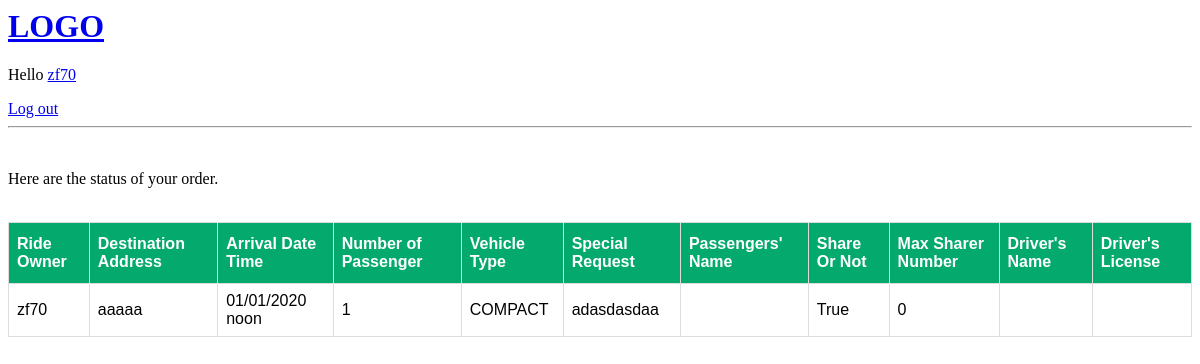
/user/owner/history/ (signed in), run on the app's committed database.
### user/models.py (models this page shows, shortened)
class Owner(models.Model):
    owner = models.ForeignKey(User, on_delete=models.CASCADE)
    Destination_Address = models.CharField(max_length=100)
    Arrival_Date_Time = models.DateTimeField(help_text='Format: 2020-01-01 12:00')
    Number_of_Passenger = models.PositiveIntegerField(default=1)
    Vehicle_Type = models.CharField(max_length=20, choices=TYPE_CHOICES, default='--')
    Special_Request = models.CharField(max_length=400, blank=True)
    Share_Or_Not = models.BooleanField()
    Max_Share_Num = models.PositiveIntegerField(help_text='If you do not want to share please choose 0', default=0)
    Status = models.CharField(default='Ongoing', max_length=20)
    Sharers_Name = models.CharField(default='', max_length=50, blank=True)
    Driver_Name = models.CharField(default='', max_length=50, blank=True)
    Driver_License = models.CharField(default='', max_length=50, blank=True)

### user/views.py (the view)
# urls.py: path('owner/history/', OwnerListView.as_view(), name='OwnerListView'),
class OwnerListView(ListView):
    template_name = 'user/owner_list.html'
    def get_queryset(self):
        return Owner.objects.filter(owner=self.request.user).order_by('Arrival_Date_Time')

### user/templates/user/owner_list.html (shortened to what this page needs)
{%extends 'main.html'%}
{% load mathfilters %}
{%block content%}
<br>
    <p>
        Here are the status of your order.
    </p>
<br>
<table id="customers">
    <thead>
    <tr>
        <th>Ride Owner</th>
        <th>Destination Address</th>
        <th>Arrival Date Time</th>
        <th>Number of Passenger</th>
        <th>Vehicle Type</th>
        <th>Special Request</th>
        <th>Passengers' Name</th>
        <th>Share Or Not</th>
        <th>Max Sharer Number</th>
        <th>Driver's Name</th>
        <th>Driver's License</th>
    </tr>
    </thead>
    <tbody>
    {% for ride in object_list %}
    <tr>
    <td>{{ ride.owner.username }}</td>
    <td>{{ ride.Destination_Address }}</td>
    <td>{{ ride.Arrival_Date_Time|date:"m/d/Y P" }}</td>
    <td>{{ ride.Number_of_Passenger }}</td>
    <td>{{ ride.Vehicle_Type }}</td>
    <td>{{ ride.Special_Request }}</td>
    <td>{{ ride.Sharers_Name }}</td>
    <td>{{ ride.Share_Or_Not }}</td>
    <td>{{ ride.Max_Share_Num }}</td>
    <td>{{ ride.Driver_Name }}</td>
    <td>{{ ride.Driver_License }}</td>
    </tr>
    {% endfor %}
    </tbody>
</table>
{% endblock %}

### templates/navBar.html
<a href="/">
    <h1>LOGO</h1>
</a>
{% if request.user.is_authenticated %}
<p>Hello <a href="{% url 'UserHome' %}">{{request.user}}</a></p>
<a href="{% url 'logout' %}">Log out</a>
{% else %}
<a href="{%url 'login'%}">Log in</a>
{% endif %}
<hr>

### user/templates/user/owner_list.html (style rules this page uses)
#customers { font-family: Arial, Helvetica, sans-serif; border-collapse: collapse; width: 100%; }
#customers td, #customers th { border: 1px solid #ddd; padding: 8px; }
#customers th { padding-top: 12px; padding-bottom: 12px; text-align: left; background-color: #04AA6D; color: white; }

### data on the page
Owner: owner.username "zf70", Destination_Address "aaaaa", Arrival_Date_Time "01/01/2020 noon", Number_of_Passenger "1", Vehicle_Type "COMPACT", Special_Request "adasdasdaa", Share_Or_Not "True", Max_Share_Num "0"

### other printed values
{{ request.user }} "zf70"
